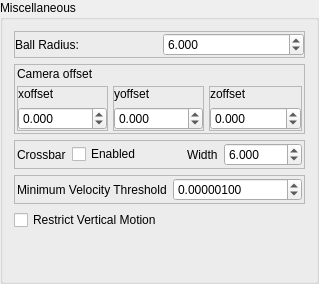
         <widget class="QGroupBox" name="groupBox_8">
          <property name="title">
           <string>Miscellaneous</string>
          </property>
          <layout class="QVBoxLayout" name="verticalLayout_42">
           <item>
            <widget class="QFrame" name="frame_4">
             <property name="frameShape">
              <enum>QFrame::StyledPanel</enum>
             </property>
             <property name="frameShadow">
              <enum>QFrame::Raised</enum>
             </property>
             <layout class="QHBoxLayout" name="horizontalLayout_55" stretch="0,0">
              <property name="spacing">
               <number>-1</number>
              </property>
              <property name="leftMargin">
               <number>0</number>
              </property>
              <property name="topMargin">
               <number>1</number>
              </property>
              <property name="rightMargin">
               <number>0</number>
              </property>
              <property name="bottomMargin">
               <number>1</number>
              </property>
              <item>
               <widget class="QLabel" name="label_33">
                <property name="text">
                 <string>Ball Radius:</string>
                </property>
               </widget>
              </item>
              <item>
               <widget class="QDoubleSpinBox" name="ballRadiusBox">
                <property name="decimals">
                 <number>3</number>
                </property>
                <property name="maximum">
                 <double>1524.000000000000000</double>
                </property>
                <property name="value">
                 <double>6.000000000000000</double>
                </property>
               </widget>
              </item>
             </layout>
            </widget>
           </item>
           <item>
            <widget class="QFrame" name="frame_8">
             <property name="frameShape">
              <enum>QFrame::StyledPanel</enum>
             </property>
             <property name="frameShadow">
              <enum>QFrame::Raised</enum>
             </property>
             <layout class="QVBoxLayout" name="verticalLayout_20">
              <property name="spacing">
               <number>5</number>
              </property>
              <property name="leftMargin">
               <number>2</number>
              </property>
              <property name="topMargin">
               <number>2</number>
              </property>
              <property name="rightMargin">
               <number>2</number>
              </property>
              <property name="bottomMargin">
               <number>2</number>
              </property>
              <item>
               <widget class="QLabel" name="label_29">
                <property name="text">
                 <string>Camera offset</string>
                </property>
               </widget>
              </item>
              <item>
               <layout class="QHBoxLayout" name="horizontalLayout_49">
                <item>
                 <widget class="QFrame" name="frame_5">
                  <property name="frameShape">
                   <enum>QFrame::StyledPanel</enum>
                  </property>
                  <property name="frameShadow">
                   <enum>QFrame::Raised</enum>
                  </property>
                  <layout class="QVBoxLayout" name="verticalLayout_17">
                   <property name="leftMargin">
                    <number>0</number>
                   </property>
                   <property name="topMargin">
                    <number>0</number>
                   </property>
                   <property name="rightMargin">
                    <number>0</number>
                   </property>
                   <property name="bottomMargin">
                    <number>0</number>
                   </property>
                   <item>
                    <widget class="QLabel" name="label_26">
                     <property name="text">
                      <string>xoffset</string>
                     </property>
                    </widget>
                   </item>
                   <item>
                    <widget class="QDoubleSpinBox" name="xoffset">
                     <property name="decimals">
                      <number>3</number>
                     </property>
                     <property name="minimum">
                      <double>-1.000000000000000</double>
                     </property>
                     <property name="maximum">
                      <double>1.000000000000000</double>
                     </property>
                     <property name="singleStep">
                      <double>0.010000000000000</double>
                     </property>
                     <property name="value">
                      <double>0.000000000000000</double>
                     </property>
                    </widget>
                   </item>
                  </layout>
                 </widget>
                </item>
                <item>
                 <widget class="QFrame" name="frame_6">
                  <property name="sizePolicy">
                   <sizepolicy hsizetype="Minimum" vsizetype="Minimum">
                    <horstretch>0</horstretch>
                    <verstretch>0</verstretch>
                   </sizepolicy>
                  </property>
                  <property name="frameShape">
                   <enum>QFrame::StyledPanel</enum>
                  </property>
                  <property name="frameShadow">
                   <enum>QFrame::Raised</enum>
                  </property>
                  <layout class="QVBoxLayout" name="verticalLayout_18" stretch="0,1">
                   <property name="sizeConstraint">
                    <enum>QLayout::SetDefaultConstraint</enum>
                   </property>
                   <property name="leftMargin">
                    <number>0</number>
                   </property>
                   <property name="topMargin">
                    <number>0</number>
                   </property>
                   <property name="rightMargin">
                    <number>0</number>
                   </property>
                   <property name="bottomMargin">
                    <number>0</number>
                   </property>
                   <item>
                    <widget class="QLabel" name="label_27">
                     <property name="text">
                      <string>yoffset</string>
                     </property>
                    </widget>
                   </item>
                   <item>
                    <widget class="QDoubleSpinBox" name="yoffset">
                     <property name="decimals">
                      <number>3</number>
                     </property>
                     <property name="minimum">
                      <double>-1.000000000000000</double>
                     </property>
                     <property name="maximum">
                      <double>1.000000000000000</double>
                     </property>
                     <property name="singleStep">
                      <double>0.010000000000000</double>
                     </property>
                     <property name="value">
                      <double>0.000000000000000</double>
                     </property>
                    </widget>
                   </item>
                  </layout>
                 </widget>
                </item>
                <item>
                 <widget class="QFrame" name="frame_7">
                  <property name="sizePolicy">
                   <sizepolicy hsizetype="Minimum" vsizetype="Minimum">
                    <horstretch>0</horstretch>
                    <verstretch>0</verstretch>
                   </sizepolicy>
                  </property>
                  <property name="frameShape">
                   <enum>QFrame::StyledPanel</enum>
                  </property>
                  <property name="frameShadow">
                   <enum>QFrame::Raised</enum>
                  </property>
                  <layout class="QVBoxLayout" name="verticalLayout_19">
                   <property name="leftMargin">
                    <number>0</number>
                   </property>
                   <property name="topMargin">
                    <number>0</number>
                   </property>
                   <property name="rightMargin">
                    <number>0</number>
                   </property>
                   <property name="bottomMargin">
                    <number>0</number>
                   </property>
                   <item>
                    <widget class="QLabel" name="label_28">
                     <property name="text">
                      <string>zoffset</string>
                     </property>
                    </widget>
                   </item>
                   <item>
                    <widget class="QDoubleSpinBox" name="zoffset">
                     <property name="decimals">
                      <number>3</number>
                     </property>
                     <property name="minimum">
                      <double>-0.990000000000000</double>
                     </property>
                     <property name="maximum">
                      <double>100000.000000000000000</double>
                     </property>
                     <property name="singleStep">
                      <double>0.010000000000000</double>
                     </property>
                     <property name="value">
                      <double>0.000000000000000</double>
                     </property>
                    </widget>
                   </item>
                  </layout>
                 </widget>
                </item>
               </layout>
              </item>
             </layout>
            </widget>
           </item>
           <item>
            <widget class="QFrame" name="frame_9">
             <property name="frameShape">
              <enum>QFrame::StyledPanel</enum>
             </property>
             <property name="frameShadow">
              <enum>QFrame::Raised</enum>
             </property>
             <layout class="QHBoxLayout" name="horizontalLayout_70" stretch="0,1,1,0,2">
              <property name="spacing">
               <number>-1</number>
              </property>
              <property name="leftMargin">
               <number>2</number>
              </property>
              <property name="topMargin">
               <number>2</number>
              </property>
              <property name="rightMargin">
               <number>2</number>
              </property>
              <property name="bottomMargin">
               <number>2</number>
              </property>
              <item>
               <widget class="QLabel" name="label_15">
                <property name="sizePolicy">
                 <sizepolicy hsizetype="Expanding" vsizetype="Preferred">
                  <horstretch>0</horstretch>
                  <verstretch>0</verstretch>
                 </sizepolicy>
                </property>
                <property name="text">
                 <string>Crossbar</string>
                </property>
               </widget>
              </item>
              <item>
               <widget class="QCheckBox" name="crossbarEnabledCheckBox">
                <property name="sizePolicy">
                 <sizepolicy hsizetype="MinimumExpanding" vsizetype="Fixed">
                  <horstretch>0</horstretch>
                  <verstretch>0</verstretch>
                 </sizepolicy>
                </property>
                <property name="text">
                 <string>Enabled</string>
                </property>
               </widget>
              </item>
              <item>
               <spacer name="horizontalSpacer_30">
                <property name="orientation">
                 <enum>Qt::Horizontal</enum>
                </property>
                <property name="sizeHint" stdset="0">
                 <size>
                  <width>40</width>
                  <height>20</height>
                 </size>
                </property>
               </spacer>
              </item>
              <item>
               <widget class="QLabel" name="label_34">
                <property name="sizePolicy">
                 <sizepolicy hsizetype="Preferred" vsizetype="Preferred">
                  <horstretch>0</horstretch>
                  <verstretch>0</verstretch>
                 </sizepolicy>
                </property>
                <property name="text">
                 <string>Width</string>
                </property>
               </widget>
              </item>
              <item>
               <widget class="QDoubleSpinBox" name="crossbarWidthSpinBox">
                <property name="sizePolicy">
                 <sizepolicy hsizetype="MinimumExpanding" vsizetype="Fixed">
                  <horstretch>0</horstretch>
                  <verstretch>0</verstretch>
                 </sizepolicy>
                </property>
                <property name="decimals">
                 <number>3</number>
                </property>
                <property name="maximum">
                 <double>1524.000000000000000</double>
                </property>
                <property name="value">
                 <double>6.000000000000000</double>
                </property>
               </widget>
              </item>
             </layout>
            </widget>
           </item>
           <item>
            <widget class="QFrame" name="frame_10">
             <property name="frameShape">
              <enum>QFrame::StyledPanel</enum>
             </property>
             <property name="frameShadow">
              <enum>QFrame::Raised</enum>
             </property>
             <layout class="QHBoxLayout" name="horizontalLayout_28">
              <property name="leftMargin">
               <number>2</number>
              </property>
              <property name="topMargin">
               <number>2</number>
              </property>
              <property name="rightMargin">
               <number>2</number>
              </property>
              <property name="bottomMargin">
               <number>2</number>
              </property>
              <item>
               <widget class="QLabel" name="label_35">
                <property name="text">
                 <string>Minimum Velocity Threshold</string>
                </property>
               </widget>
              </item>
              <item>
               <widget class="QDoubleSpinBox" name="minimumVelocityThreshold">
                <property name="toolTip">
                 <string>Velocity below this value is treated as 0, i.e., no movement. Use to filter noisy input</string>
                </property>
                <property name="decimals">
                 <number>8</number>
                </property>
                <property name="value">
                 <double>0.000001000000000</double>
                </property>
               </widget>
              </item>
             </layout>
            </widget>
           </item>
           <item>
            <widget class="QCheckBox" name="restrictVerticalMotion">
             <property name="text">
              <string>Restrict Vertical Motion</string>
             </property>
            </widget>
           </item>
           <item>
            <spacer name="verticalSpacer_5">
             <property name="orientation">
              <enum>Qt::Vertical</enum>
             </property>
             <property name="sizeHint" stdset="0">
              <size>
               <width>20</width>
               <height>40</height>
              </size>
             </property>
            </spacer>
           </item>
          </layout>
         </widget>
